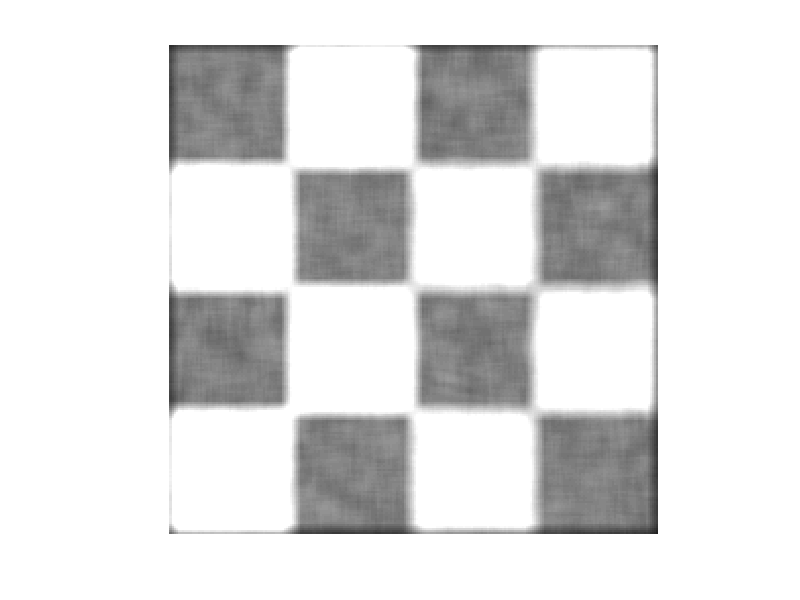

MATLAB code to generate this figure: (Note: this script raises an error after producing the figure.)
clc
clear all
I=checkerboard(60,2,2);
x=rand(size(I));
z=I+x;

%figure(1)
%imshow(I)
%figure(2)
%imshow(x)
%figure(3)
%imshow(z)

h = fspecial('gaussian',10,10)
C=imfilter(z,h)
figure(1)
imshow(C)

i=fspecial('disk',pi/8)
D=imfilter(z,i)
figure(2)
imshow(D)

j=fspecial('average',2)
E=imfilter(z,j)
figure(3)
imshow(E)